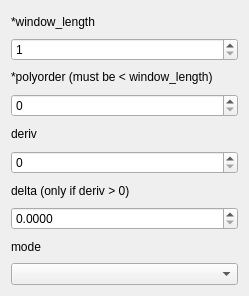
<?xml version="1.0" encoding="UTF-8"?>
<ui version="4.0">
 <class>Form</class>
 <widget class="QWidget" name="Form">
  <property name="geometry">
   <rect>
    <x>0</x>
    <y>0</y>
    <width>249</width>
    <height>296</height>
   </rect>
  </property>
  <property name="windowTitle">
   <string>Form</string>
  </property>
  <layout class="QVBoxLayout" name="verticalLayout">
   <item>
    <widget class="QLabel" name="label">
     <property name="toolTip">
      <string>window_length : int

The length of the filter window (i.e. the number of coefficients). window_length must be a positive odd integer.</string>
     </property>
     <property name="text">
      <string>*window_length</string>
     </property>
    </widget>
   </item>
   <item>
    <widget class="QSpinBox" name="spinBoxWindow_length">
     <property name="minimum">
      <number>1</number>
     </property>
     <property name="singleStep">
      <number>2</number>
     </property>
    </widget>
   </item>
   <item>
    <widget class="QLabel" name="label_2">
     <property name="toolTip">
      <string>polyorder : int

The order of the polynomial used to fit the samples. polyorder must be less than window_length.</string>
     </property>
     <property name="text">
      <string>*polyorder (must be &lt; window_length)</string>
     </property>
    </widget>
   </item>
   <item>
    <widget class="QSpinBox" name="spinBoxPolyorder"/>
   </item>
   <item>
    <widget class="QLabel" name="label_3">
     <property name="toolTip">
      <string>deriv : int, optional

The order of the derivative to compute. This must be a nonnegative integer. The default is 0, which means to filter the data without differentiating.</string>
     </property>
     <property name="text">
      <string>deriv</string>
     </property>
    </widget>
   </item>
   <item>
    <widget class="QSpinBox" name="spinBoxDeriv"/>
   </item>
   <item>
    <widget class="QLabel" name="label_4">
     <property name="toolTip">
      <string>delta : float, optional

The spacing of the samples to which the filter will be applied. This is only used if deriv &gt; 0. Default is 1.0</string>
     </property>
     <property name="text">
      <string>delta (only if deriv &gt; 0)</string>
     </property>
    </widget>
   </item>
   <item>
    <widget class="QDoubleSpinBox" name="SpinBoxDelta">
     <property name="decimals">
      <number>4</number>
     </property>
    </widget>
   </item>
   <item>
    <widget class="QLabel" name="label_5">
     <property name="toolTip">
      <string>mode : str, optional

Must be ‘mirror’, ‘constant’, ‘nearest’, ‘wrap’ or ‘interp’. This determines the type of
extension to use for the padded signal to which the filter is applied. When mode is
‘constant’, the padding value is given by cval. See the Notes for more details on
‘mirror’, ‘constant’, ‘wrap’, and ‘nearest’. When the ‘interp’ mode is 
selected (the default), no extension is used. Instead, a degree polyorder polynomial is
fit to the last window_length values of the edges, and this polynomial is used to
evaluate the last window_length // 2 output values.</string>
     </property>
     <property name="text">
      <string>mode</string>
     </property>
    </widget>
   </item>
   <item>
    <widget class="QComboBox" name="comboBoxMode"/>
   </item>
  </layout>
 </widget>
 <tabstops>
  <tabstop>spinBoxWindow_length</tabstop>
  <tabstop>spinBoxPolyorder</tabstop>
  <tabstop>spinBoxDeriv</tabstop>
  <tabstop>SpinBoxDelta</tabstop>
  <tabstop>comboBoxMode</tabstop>
 </tabstops>
 <resources/>
 <connections/>
</ui>
